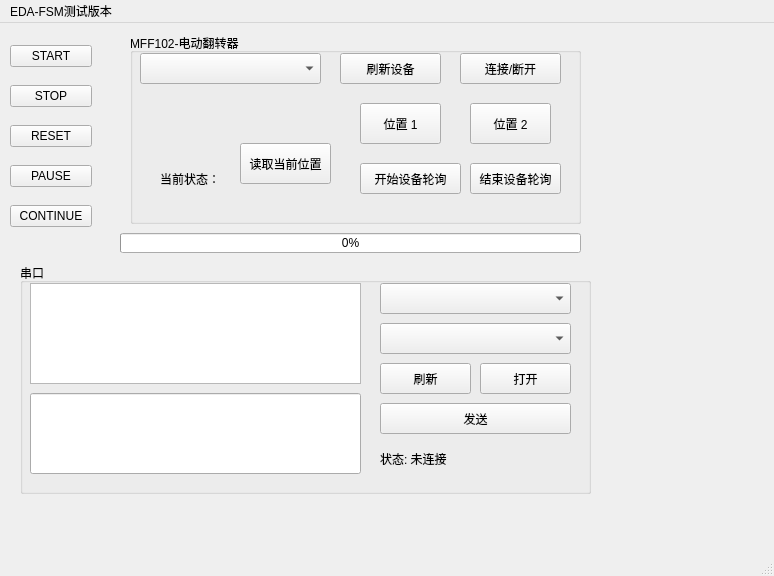
<?xml version="1.0" encoding="UTF-8"?>
<ui version="4.0">
 <class>MainWindow</class>
 <widget class="QMainWindow" name="MainWindow">
  <property name="geometry">
   <rect>
    <x>0</x>
    <y>0</y>
    <width>774</width>
    <height>576</height>
   </rect>
  </property>
  <property name="windowTitle">
   <string>MainWindow</string>
  </property>
  <widget class="QWidget" name="centralwidget">
   <widget class="QProgressBar" name="progressBar">
    <property name="geometry">
     <rect>
      <x>120</x>
      <y>210</y>
      <width>461</width>
      <height>20</height>
     </rect>
    </property>
    <property name="minimumSize">
     <size>
      <width>0</width>
      <height>20</height>
     </size>
    </property>
    <property name="value">
     <number>0</number>
    </property>
   </widget>
   <widget class="QWidget" name="layoutWidget">
    <property name="geometry">
     <rect>
      <x>10</x>
      <y>10</y>
      <width>82</width>
      <height>211</height>
     </rect>
    </property>
    <layout class="QVBoxLayout" name="verticalLayout">
     <item>
      <widget class="QPushButton" name="btnStart">
       <property name="minimumSize">
        <size>
         <width>0</width>
         <height>18</height>
        </size>
       </property>
       <property name="text">
        <string>START</string>
       </property>
      </widget>
     </item>
     <item>
      <widget class="QPushButton" name="btnStop">
       <property name="minimumSize">
        <size>
         <width>0</width>
         <height>18</height>
        </size>
       </property>
       <property name="text">
        <string>STOP</string>
       </property>
      </widget>
     </item>
     <item>
      <widget class="QPushButton" name="btnReset">
       <property name="minimumSize">
        <size>
         <width>0</width>
         <height>18</height>
        </size>
       </property>
       <property name="text">
        <string>RESET</string>
       </property>
      </widget>
     </item>
     <item>
      <widget class="QPushButton" name="btnPause">
       <property name="minimumSize">
        <size>
         <width>0</width>
         <height>18</height>
        </size>
       </property>
       <property name="text">
        <string>PAUSE</string>
       </property>
      </widget>
     </item>
     <item>
      <widget class="QPushButton" name="btnContinue">
       <property name="minimumSize">
        <size>
         <width>0</width>
         <height>18</height>
        </size>
       </property>
       <property name="text">
        <string>CONTINUE</string>
       </property>
      </widget>
     </item>
    </layout>
   </widget>
   <widget class="QGroupBox" name="groupBox">
    <property name="geometry">
     <rect>
      <x>20</x>
      <y>240</y>
      <width>571</width>
      <height>231</height>
     </rect>
    </property>
    <property name="title">
     <string>串口</string>
    </property>
    <widget class="QComboBox" name="cmbPort">
     <property name="geometry">
      <rect>
       <x>360</x>
       <y>20</y>
       <width>191</width>
       <height>31</height>
      </rect>
     </property>
    </widget>
    <widget class="QComboBox" name="cmbBaud">
     <property name="geometry">
      <rect>
       <x>360</x>
       <y>60</y>
       <width>191</width>
       <height>31</height>
      </rect>
     </property>
    </widget>
    <widget class="QPushButton" name="btnRefreshPorts">
     <property name="geometry">
      <rect>
       <x>360</x>
       <y>100</y>
       <width>91</width>
       <height>31</height>
      </rect>
     </property>
     <property name="text">
      <string>刷新</string>
     </property>
    </widget>
    <widget class="QPushButton" name="btnOpenPort">
     <property name="geometry">
      <rect>
       <x>460</x>
       <y>100</y>
       <width>91</width>
       <height>31</height>
      </rect>
     </property>
     <property name="text">
      <string>打开</string>
     </property>
    </widget>
    <widget class="QLineEdit" name="edtTx">
     <property name="geometry">
      <rect>
       <x>10</x>
       <y>130</y>
       <width>331</width>
       <height>81</height>
      </rect>
     </property>
    </widget>
    <widget class="QPushButton" name="btnSend">
     <property name="geometry">
      <rect>
       <x>360</x>
       <y>140</y>
       <width>191</width>
       <height>31</height>
      </rect>
     </property>
     <property name="text">
      <string>发送</string>
     </property>
    </widget>
    <widget class="QLabel" name="lblUartStatus">
     <property name="geometry">
      <rect>
       <x>360</x>
       <y>180</y>
       <width>201</width>
       <height>31</height>
      </rect>
     </property>
     <property name="text">
      <string>状态: 未连接</string>
     </property>
    </widget>
    <widget class="QPlainTextEdit" name="txtRx">
     <property name="geometry">
      <rect>
       <x>10</x>
       <y>20</y>
       <width>331</width>
       <height>101</height>
      </rect>
     </property>
     <property name="readOnly">
      <bool>true</bool>
     </property>
    </widget>
   </widget>
   <widget class="QGroupBox" name="MFF102">
    <property name="geometry">
     <rect>
      <x>130</x>
      <y>10</y>
      <width>451</width>
      <height>191</height>
     </rect>
    </property>
    <property name="title">
     <string>MFF102-电动翻转器</string>
    </property>
    <widget class="QPushButton" name="btnMffRefresh">
     <property name="geometry">
      <rect>
       <x>210</x>
       <y>20</y>
       <width>101</width>
       <height>31</height>
      </rect>
     </property>
     <property name="text">
      <string>刷新设备</string>
     </property>
    </widget>
    <widget class="QPushButton" name="btnMffPos2">
     <property name="geometry">
      <rect>
       <x>340</x>
       <y>70</y>
       <width>81</width>
       <height>41</height>
      </rect>
     </property>
     <property name="text">
      <string>位置 2</string>
     </property>
    </widget>
    <widget class="QPushButton" name="btnMffConnect">
     <property name="geometry">
      <rect>
       <x>330</x>
       <y>20</y>
       <width>101</width>
       <height>31</height>
      </rect>
     </property>
     <property name="text">
      <string>连接/断开</string>
     </property>
    </widget>
    <widget class="QPushButton" name="btnMffPos1">
     <property name="geometry">
      <rect>
       <x>230</x>
       <y>70</y>
       <width>81</width>
       <height>41</height>
      </rect>
     </property>
     <property name="text">
      <string>位置 1</string>
     </property>
    </widget>
    <widget class="QLabel" name="lblMffStatus">
     <property name="geometry">
      <rect>
       <x>30</x>
       <y>130</y>
       <width>171</width>
       <height>31</height>
      </rect>
     </property>
     <property name="text">
      <string>当前状态：</string>
     </property>
    </widget>
    <widget class="QComboBox" name="cmbMffSerial">
     <property name="geometry">
      <rect>
       <x>10</x>
       <y>20</y>
       <width>181</width>
       <height>31</height>
      </rect>
     </property>
    </widget>
    <widget class="QPushButton" name="btnMffStartPolling">
     <property name="geometry">
      <rect>
       <x>230</x>
       <y>130</y>
       <width>101</width>
       <height>31</height>
      </rect>
     </property>
     <property name="text">
      <string>开始设备轮询</string>
     </property>
    </widget>
    <widget class="QPushButton" name="btnMffStopPolling">
     <property name="geometry">
      <rect>
       <x>340</x>
       <y>130</y>
       <width>91</width>
       <height>31</height>
      </rect>
     </property>
     <property name="text">
      <string>结束设备轮询</string>
     </property>
    </widget>
    <widget class="QPushButton" name="btnMffReadPos">
     <property name="geometry">
      <rect>
       <x>110</x>
       <y>110</y>
       <width>91</width>
       <height>41</height>
      </rect>
     </property>
     <property name="text">
      <string>读取当前位置</string>
     </property>
    </widget>
   </widget>
  </widget>
  <widget class="QStatusBar" name="statusbar"/>
  <widget class="QMenuBar" name="menubar">
   <property name="geometry">
    <rect>
     <x>0</x>
     <y>0</y>
     <width>774</width>
     <height>17</height>
    </rect>
   </property>
   <widget class="QMenu" name="menuEDA_FSM">
    <property name="title">
     <string>EDA-FSM测试版本</string>
    </property>
   </widget>
   <addaction name="menuEDA_FSM"/>
  </widget>
 </widget>
 <resources/>
 <connections/>
</ui>
